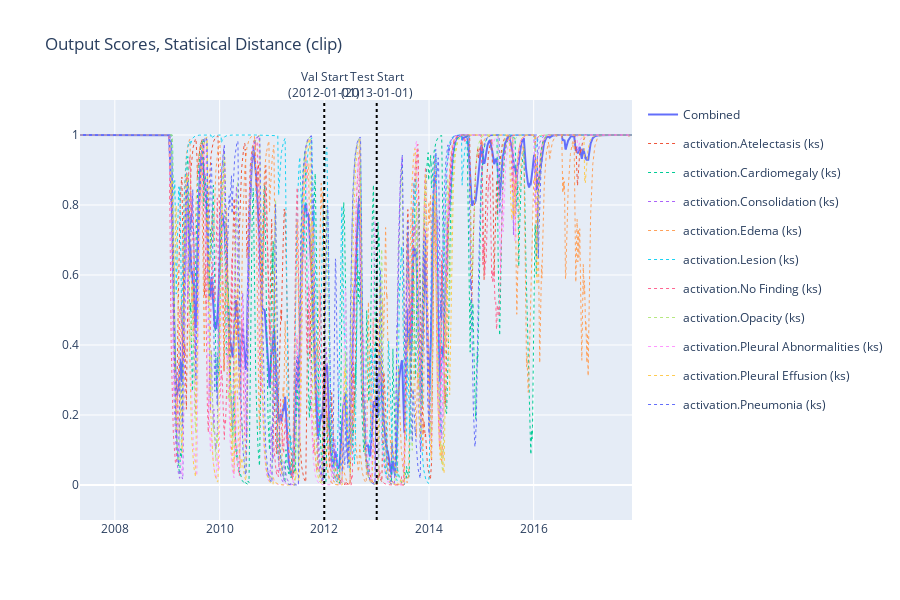

The notebook cell this image was saved under:
### Code cell
from plotly.subplots import make_subplots
import plotly.graph_objects as go


def y_func(y):
    return y.apply(np.tanh).ewm(span=2).mean()


fig = make_subplots(rows=1, cols=1, shared_xaxes=True, vertical_spacing=0.01)

stats = output.loc[val.df.index.unique()].agg(["mean", "std"])
output_standard = (output-stats.loc['mean'])/(stats.loc["std"])
graph_view = output_standard.swaplevel(0, 2, axis=1).swaplevel(1, 2, axis=1).sort_index(axis=1)['distance']

# graph_view = output.swaplevel(0, 2, axis=1).swaplevel(1, 2, axis=1).sort_index(axis=1)['critical_diff']

def sigmoid(x):
    return np.where(x < 0, np.exp(x)/(1 + np.exp(x)), 1/(1 + np.exp(-x)))

def tanh_clip(x):
    return np.tanh(x).clip(0)


def clip(x):
    return np.array(x).clip(0, 1)

def none(x):
    return x

act = clip

def y_func(y):
    # return y.apply(lambda x: np.clip(x, -1, 1))
    return y.apply(act)

def smooth(y: pd.DataFrame):
    return y.ewm(span=30).mean()


y = smooth(y_func(graph_view).mean(axis=1))


single_disp = dict(line=dict(dash="dot", width=1))

g = graph_view
fig.add_trace(go.Line(x=g.index, y=y, showlegend=True, name="Combined", hovertemplate="%{y: .5f}"), row=1, col=1)
for c in list(g.columns.to_flat_index()):
    name = "{} ({})".format(*c)
    y = smooth(y_func(g[c]))
    fig.add_trace(go.Line(x=g.index, y=y,
                          showlegend=True,
                          hovertemplate=f"%{{y: .5f}}",
                          legendgroup=str(name),
                          name=str(name),
                          **single_disp
                          ),
                  row=1, col=1)


fig.add_shape(type='line',
              x0=settings.PADCHEST_SPLIT_DATES[0],
              y0=0,
              x1=settings.PADCHEST_SPLIT_DATES[0],
              y1=1,
              line=dict(color='black', dash='dot'),
              xref='x',
              yref='paper'
              )
fig.add_annotation(textangle=0,
                   xref="x",
                   yref="paper", x=settings.PADCHEST_SPLIT_DATES[0], y=1.08,
                   text=f"Val Start<br />({settings.PADCHEST_SPLIT_DATES[0]})", showarrow=False,)
fig.add_shape(type='line', x0=settings.PADCHEST_SPLIT_DATES[1], y0=0, x1=settings.PADCHEST_SPLIT_DATES[1], y1=1,
              line=dict(color='black', dash='dot'), xref='x', yref='paper'
              )
fig.add_annotation(textangle=0,
                   xref="x",
                   yref="paper", x=settings.PADCHEST_SPLIT_DATES[1], y=1.08,
                   text=f"Test Start<br />({settings.PADCHEST_SPLIT_DATES[1].strip()})", showarrow=False,)
fig.update_layout(title=f"Output Scores, Statisical Distance (standardized)")
fig.update_layout(hovermode="x unified")
fig.update_layout(height=600)
fig.update_yaxes(range=[-0.1, 1.1])
fig.show()

### Figure 1 — Plotly figure (JSON) as saved in the notebook; plotly's stock layout.template omitted (floating-point values rounded to 4 significant figures; data arrays with more than 128 entries replaced by an {"elided": "..."} marker saying what was removed)
{"data": [{"hovertemplate": "%{y: .5f}", "name": "Combined", "showlegend": true, "type": "scatter", "x": {"elided": "3791 str values"}, "xaxis": "x", "y": {"elided": "3791 float values"}, "yaxis": "y"}, {"hovertemplate": "%{y: .5f}", "legendgroup": "activation.Atelectasis (ks)", "line": {"dash": "dot", "width": 1}, "name": "activation.Atelectasis (ks)", "showlegend": true, "type": "scatter", "x": {"elided": "3791 str values"}, "xaxis": "x", "y": {"elided": "3791 float values"}, "yaxis": "y"}, {"hovertemplate": "%{y: .5f}", "legendgroup": "activation.Cardiomegaly (ks)", "line": {"dash": "dot", "width": 1}, "name": "activation.Cardiomegaly (ks)", "showlegend": true, "type": "scatter", "x": {"elided": "3791 str values"}, "xaxis": "x", "y": {"elided": "3791 float values"}, "yaxis": "y"}, {"hovertemplate": "%{y: .5f}", "legendgroup": "activation.Consolidation (ks)", "line": {"dash": "dot", "width": 1}, "name": "activation.Consolidation (ks)", "showlegend": true, "type": "scatter", "x": {"elided": "3791 str values"}, "xaxis": "x", "y": {"elided": "3791 float values"}, "yaxis": "y"}, {"hovertemplate": "%{y: .5f}", "legendgroup": "activation.Edema (ks)", "line": {"dash": "dot", "width": 1}, "name": "activation.Edema (ks)", "showlegend": true, "type": "scatter", "x": {"elided": "3791 str values"}, "xaxis": "x", "y": {"elided": "3791 float values"}, "yaxis": "y"}, {"hovertemplate": "%{y: .5f}", "legendgroup": "activation.Lesion (ks)", "line": {"dash": "dot", "width": 1}, "name": "activation.Lesion (ks)", "showlegend": true, "type": "scatter", "x": {"elided": "3791 str values"}, "xaxis": "x", "y": {"elided": "3791 float values"}, "yaxis": "y"}, {"hovertemplate": "%{y: .5f}", "legendgroup": "activation.No Finding (ks)", "line": {"dash": "dot", "width": 1}, "name": "activation.No Finding (ks)", "showlegend": true, "type": "scatter", "x": {"elided": "3791 str values"}, "xaxis": "x", "y": {"elided": "3791 float values"}, "yaxis": "y"}, {"hovertemplate": "%{y: .5f}", "legendgroup": "activation.Opacity (ks)", "line": {"dash": "dot", "width": 1}, "name": "activation.Opacity (ks)", "showlegend": true, "type": "scatter", "x": {"elided": "3791 str values"}, "xaxis": "x", "y": {"elided": "3791 float values"}, "yaxis": "y"}, {"hovertemplate": "%{y: .5f}", "legendgroup": "activation.Pleural Abnormalities (ks)", "line": {"dash": "dot", "width": 1}, "name": "activation.Pleural Abnormalities (ks)", "showlegend": true, "type": "scatter", "x": {"elided": "3791 str values"}, "xaxis": "x", "y": {"elided": "3791 float values"}, "yaxis": "y"}, {"hovertemplate": "%{y: .5f}", "legendgroup": "activation.Pleural Effusion (ks)", "line": {"dash": "dot", "width": 1}, "name": "activation.Pleural Effusion (ks)", "showlegend": true, "type": "scatter", "x": {"elided": "3791 str values"}, "xaxis": "x", "y": {"elided": "3791 float values"}, "yaxis": "y"}, {"hovertemplate": "%{y: .5f}", "legendgroup": "activation.Pneumonia (ks)", "line": {"dash": "dot", "width": 1}, "name": "activation.Pneumonia (ks)", "showlegend": true, "type": "scatter", "x": {"elided": "3791 str values"}, "xaxis": "x", "y": {"elided": "3791 float values"}, "yaxis": "y"}], "layout": {"annotations": [{"showarrow": false, "text": "Val Start<br />(2012-01-01)", "textangle": 0, "x": "2012-01-01", "xref": "x", "y": 1.08, "yref": "paper"}, {"showarrow": false, "text": "Test Start<br />(2013-01-01)", "textangle": 0, "x": " 2013-01-01", "xref": "x", "y": 1.08, "yref": "paper"}], "height": 600, "hovermode": "x unified", "shapes": [{"line": {"color": "black", "dash": "dot"}, "type": "line", "x0": "2012-01-01", "x1": "2012-01-01", "xref": "x", "y0": 0, "y1": 1, "yref": "paper"}, {"line": {"color": "black", "dash": "dot"}, "type": "line", "x0": " 2013-01-01", "x1": " 2013-01-01", "xref": "x", "y0": 0, "y1": 1, "yref": "paper"}], "title": {"text": "Output Scores, Statisical Distance (clip)"}, "xaxis": {"anchor": "y", "domain": [0, 1]}, "yaxis": {"anchor": "x", "domain": [0, 1], "range": [-0.1, 1.1]}}}
